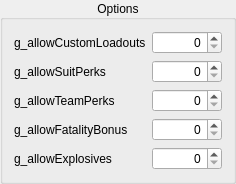
    <widget class="QGroupBox" name="groupBox_3" >
     <property name="title" >
      <string>Options</string>
     </property>
     <property name="alignment" >
      <set>Qt::AlignCenter</set>
     </property>
     <layout class="QGridLayout" name="gridLayout_3" >
      <item row="0" column="0" >
       <widget class="QLabel" name="label_11" >
        <property name="toolTip" >
         <string>Allow customized classes to be used</string>
        </property>
        <property name="text" >
         <string>g_allowCustomLoadouts</string>
        </property>
       </widget>
      </item>
      <item row="0" column="1" >
       <widget class="CCustomSpinboxWidget" name="g_allowCustomLoadouts" >
        <property name="minimumSize" >
         <size>
          <width>70</width>
          <height>0</height>
         </size>
        </property>
        <property name="maximumSize" >
         <size>
          <width>70</width>
          <height>16777215</height>
         </size>
        </property>
        <property name="alignment" >
         <set>Qt::AlignRight|Qt::AlignTrailing|Qt::AlignVCenter</set>
        </property>
        <property name="decimals" >
         <number>0</number>
        </property>
        <property name="maximum" >
         <double>1.000000000000000</double>
        </property>
       </widget>
      </item>
      <item row="1" column="0" >
       <widget class="QLabel" name="label_12" >
        <property name="toolTip" >
         <string>Allow nanosuit modules to be used</string>
        </property>
        <property name="text" >
         <string>g_allowSuitPerks</string>
        </property>
       </widget>
      </item>
      <item row="1" column="1" >
       <widget class="CCustomSpinboxWidget" name="g_allowSuitPerks" >
        <property name="minimumSize" >
         <size>
          <width>70</width>
          <height>0</height>
         </size>
        </property>
        <property name="maximumSize" >
         <size>
          <width>70</width>
          <height>16777215</height>
         </size>
        </property>
        <property name="alignment" >
         <set>Qt::AlignRight|Qt::AlignTrailing|Qt::AlignVCenter</set>
        </property>
        <property name="decimals" >
         <number>0</number>
        </property>
        <property name="maximum" >
         <double>1.000000000000000</double>
        </property>
       </widget>
      </item>
      <item row="2" column="0" >
       <widget class="QLabel" name="label_13" >
        <property name="toolTip" >
         <string>Allow bonus awards for collecting dog tags</string>
        </property>
        <property name="text" >
         <string>g_allowTeamPerks</string>
        </property>
       </widget>
      </item>
      <item row="2" column="1" >
       <widget class="CCustomSpinboxWidget" name="g_allowTeamPerks" >
        <property name="minimumSize" >
         <size>
          <width>70</width>
          <height>0</height>
         </size>
        </property>
        <property name="maximumSize" >
         <size>
          <width>70</width>
          <height>16777215</height>
         </size>
        </property>
        <property name="alignment" >
         <set>Qt::AlignRight|Qt::AlignTrailing|Qt::AlignVCenter</set>
        </property>
        <property name="decimals" >
         <number>0</number>
        </property>
        <property name="maximum" >
         <double>1.000000000000000</double>
        </property>
       </widget>
      </item>
      <item row="3" column="0" >
       <widget class="QLabel" name="label_15" >
        <property name="toolTip" >
         <string>Allow bonus awards for players with high death streaks</string>
        </property>
        <property name="text" >
         <string>g_allowFatalityBonus</string>
        </property>
       </widget>
      </item>
      <item row="4" column="0" >
       <widget class="QLabel" name="label_20" >
        <property name="toolTip" >
         <string>Allow the use of grenades and other explosive types</string>
        </property>
        <property name="text" >
         <string>g_allowExplosives</string>
        </property>
       </widget>
      </item>
      <item row="4" column="1" >
       <widget class="CCustomSpinboxWidget" name="g_allowExplosives" >
        <property name="minimumSize" >
         <size>
          <width>70</width>
          <height>0</height>
         </size>
        </property>
        <property name="maximumSize" >
         <size>
          <width>70</width>
          <height>16777215</height>
         </size>
        </property>
        <property name="alignment" >
         <set>Qt::AlignRight|Qt::AlignTrailing|Qt::AlignVCenter</set>
        </property>
        <property name="decimals" >
         <number>0</number>
        </property>
        <property name="maximum" >
         <double>1.000000000000000</double>
        </property>
       </widget>
      </item>
      <item row="3" column="1" >
       <widget class="CCustomSpinboxWidget" name="g_allowFatalityBonus" >
        <property name="minimumSize" >
         <size>
          <width>70</width>
          <height>0</height>
         </size>
        </property>
        <property name="maximumSize" >
         <size>
          <width>70</width>
          <height>16777215</height>
         </size>
        </property>
        <property name="alignment" >
         <set>Qt::AlignRight|Qt::AlignTrailing|Qt::AlignVCenter</set>
        </property>
        <property name="decimals" >
         <number>0</number>
        </property>
        <property name="maximum" >
         <double>1.000000000000000</double>
        </property>
       </widget>
      </item>
     </layout>
    </widget>
